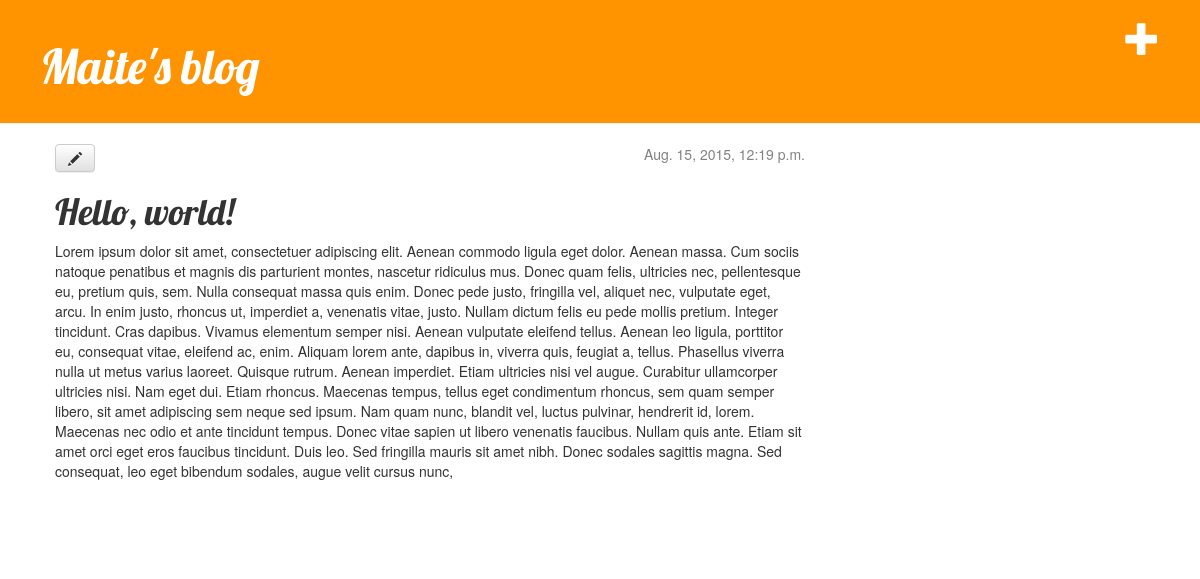
The app's page /post/1/ (signed in) with its own data.
### blog/models.py (models this page shows, shortened)
class Post(models.Model):
	author = models.ForeignKey('auth.User')
	title = models.CharField(max_length=200)
	text = models.TextField()
	created_date = models.DateTimeField(default=timezone.now)
	published_date = models.DateTimeField(blank=True, null=True)

### blog/views.py (the view)
# urls.py: url(r'^post/(?P<pk>[0-9]+)/$', views.post_detail, name='post_detail'),
def post_detail(request, pk):
    post = get_object_or_404(Post, pk=pk)
    return render(request, 'blog/post_detail.html', {'post': post})

### blog/templates/blog/post_detail.html
{% extends "blog/base.html" %}
{% block content %}
    <div class="post">
        {% if post.published_date %}
            <div class="date">
                {{ post.published_date }}
            </div>
        {% endif %}
        <a class="btn btn-default" href="{% url "post_edit" pk=post.pk %}"><span class="glyphicon glyphicon-pencil"></span></a>
        <h1>{{ post.title }}</h1>
        <p>{{ post.text|linebreaks }}</p>
    </div>
{% endblock %}

### blog/static/css/blog.css (style rules this page uses)
h1, h2, h3, h4 { font-family: 'Lobster', cursive; }
.date { float: right; color: #828282; }
.post { margin-bottom: 70px; }

### records on screen
Post: published_date "Aug. 15, 2015, 12:19 p.m.", title "Hello, world!", text "Lorem ipsum dolor sit amet, consectetuer adipiscing elit. Aenean commodo ligula eget dolor. Aenean massa. Cum sociis natoque penatibus et magnis dis parturient montes, nascetur ridiculus mus. Donec quam felis, ultricies nec, pellentesque eu, pretium quis, sem. Nulla consequat massa quis enim. Donec pede justo, fringilla vel, aliquet nec, vulputate eget, arcu. In enim justo, rhoncus ut, imperdiet a, venenatis vitae, justo. Nullam dictum felis eu pede mollis pretium. Integer tincidunt. Cras dapibus. Vivamus elementum semper nisi. Aenean vulputate eleifend tellus. Aenean leo ligula, porttitor eu, consequat vitae, eleifend ac, enim. Aliquam lorem ante, dapibus in, viverra quis, feugiat a,…"
